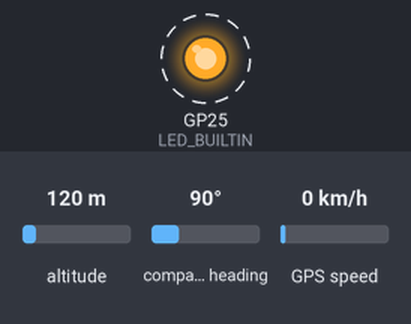
Bench run of a sketch on a simulated Raspberry Pi Pico. Parts: output pins drawn as LEDs (lit = HIGH). Dashed ring = blinking. The inputs (shaded band) are chosen by the test bench; at power-on: altitude 120 m, compass heading 90°, GPS speed 0 km/h. The GPS gets a fix after 3 s at 37.7749, -122.4194 with 8 satellites; no radio packets arrive unless stated; what the sketch prints to the serial monitor is not drawn.

Above: at 5.5 s.
Timing chart, 0 to 9.6 s (numbered marks = the images above):
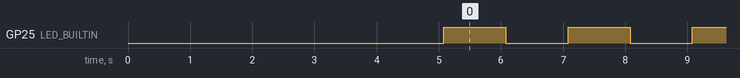

The sketch:

Thagoon_assembly.ino
```cpp
#include <TinyGPSPlus.h>
#include <LoRa.h>
#include <SPI.h>

//pico pin
#define ss 17
#define rst 27
#define dio0 28
TinyGPSPlus gps;

unsigned long previousMillis = 0;
long lat_Packet = 0;
int counter = 0;
long lng_Packet = 0;


void setup()
{
  Serial.begin(115200);
  pinMode(LED_BUILTIN,OUTPUT);
  Serial2.setRX(5);
  Serial2.setTX(4);
  Serial2.begin(9600);

  delay(5000);
  LoRa.setPins(ss, rst, dio0);


  while (!LoRa.begin(525E6))
  {
    Serial.println(".");
    delay(500);
  }

  LoRa.setSyncWord(0xA5);
  Serial.println("LoRa Initializing OK!");
  Serial.println("Waiting for GPS signal...");
}

void loop()
{
  unsigned long currentMillis = millis();
  if(currentMillis - previousMillis >= 1000)
  {
    Serial.println(lat_Packet);
    Serial.println(lng_Packet);
      if (lat_Packet !=0 && lat_Packet !=0 )
      {
        Serial.println("GPS : Connect ");
        LoRa.beginPacket();
        LoRa.print("lat_Packet :");
        LoRa.print(lat_Packet);
        LoRa.print(", lng_Packet :");
        LoRa.print(lng_Packet);
        LoRa.endPacket();
        counter++;
        digitalWrite(LED_BUILTIN, counter%2);
        previousMillis = currentMillis;
      }

       else
      {
        Serial.println("GPS : Disconnect ");
        LoRa.beginPacket();
        LoRa.print("GPS : Disconnect");
        LoRa.endPacket();
        counter++;
        digitalWrite(LED_BUILTIN, counter%2);
        previousMillis = currentMillis;
      }

  }

  while(Serial2.available() > 0)
  {
    gps.encode(Serial2.read());
//    if (gps.location.isUpdated())
//    {
      Serial.print("Latitude: ");
      Serial.println(gps.location.lat(), 6);
      Serial.print("Longitude: ");
      Serial.println(gps.location.lng(), 6);

      lat_Packet = gps.location.lat()*1000000;
      lng_Packet = gps.location.lng()*1000000;
//    }
  }
}
```

Measured:
- by itself, GP25 (LED_BUILTIN): alternates HIGH for 1.0 s and LOW for 1.0 s
